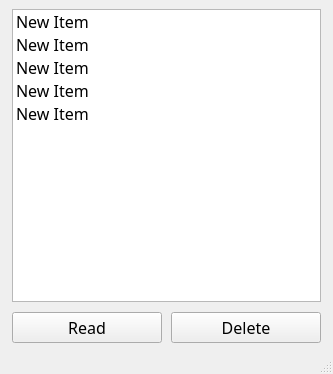
<?xml version="1.0" encoding="UTF-8"?>
<ui version="4.0">
 <class>ReHouseWindow</class>
 <widget class="QMainWindow" name="ReHouseWindow">
  <property name="geometry">
   <rect>
    <x>0</x>
    <y>0</y>
    <width>333</width>
    <height>374</height>
   </rect>
  </property>
  <property name="windowTitle">
   <string>正则仓库</string>
  </property>
  <widget class="QWidget" name="centralwidget">
   <layout class="QGridLayout" name="gridLayout">
    <property name="leftMargin">
     <number>12</number>
    </property>
    <property name="rightMargin">
     <number>12</number>
    </property>
    <property name="horizontalSpacing">
     <number>9</number>
    </property>
    <property name="verticalSpacing">
     <number>10</number>
    </property>
    <item row="0" column="0" colspan="2">
     <widget class="QListWidget" name="l01">
      <property name="font">
       <font>
        <family>微软雅黑 Light</family>
        <pointsize>12</pointsize>
       </font>
      </property>
      <item>
       <property name="text">
        <string>New Item</string>
       </property>
      </item>
      <item>
       <property name="text">
        <string>New Item</string>
       </property>
      </item>
      <item>
       <property name="text">
        <string>New Item</string>
       </property>
      </item>
      <item>
       <property name="text">
        <string>New Item</string>
       </property>
      </item>
      <item>
       <property name="text">
        <string>New Item</string>
       </property>
      </item>
     </widget>
    </item>
    <item row="1" column="0">
     <widget class="QPushButton" name="readBtn">
      <property name="font">
       <font>
        <family>微软雅黑 Light</family>
        <pointsize>12</pointsize>
       </font>
      </property>
      <property name="text">
       <string>Read</string>
      </property>
     </widget>
    </item>
    <item row="1" column="1">
     <widget class="QPushButton" name="delBtn">
      <property name="font">
       <font>
        <family>微软雅黑 Light</family>
        <pointsize>12</pointsize>
       </font>
      </property>
      <property name="text">
       <string>Delete</string>
      </property>
     </widget>
    </item>
   </layout>
  </widget>
  <widget class="QMenuBar" name="menubar">
   <property name="geometry">
    <rect>
     <x>0</x>
     <y>0</y>
     <width>333</width>
     <height>26</height>
    </rect>
   </property>
  </widget>
  <widget class="QStatusBar" name="statusbar"/>
 </widget>
 <resources/>
 <connections/>
</ui>
